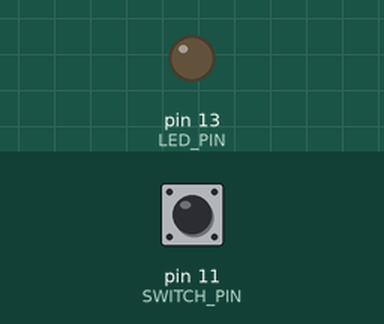
Recording of a program running on a simulated Raspberry Pi (header pin numbers). Shown: output pins drawn as LEDs (lit = HIGH). The test bench sets the inputs (shaded band); at power-on: pin 11 (SWITCH_PIN) HIGH.

Above: at 1.2 s.
1.3 s: pin 11 (SWITCH_PIN) pulled LOW for 0.15 s
At 2.6 s:
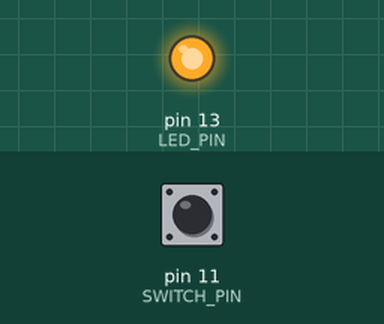
2.9 s: pin 11 (SWITCH_PIN) pulled LOW for 1 s
At 5.1 s:
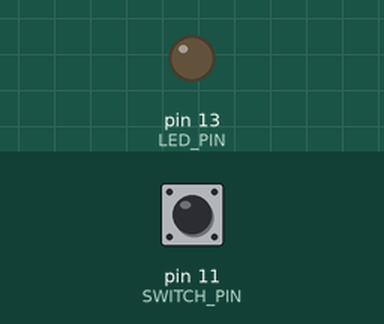
5.4 s: pin 11 (SWITCH_PIN) pulled LOW for 3.2 s
At 8.9 s:
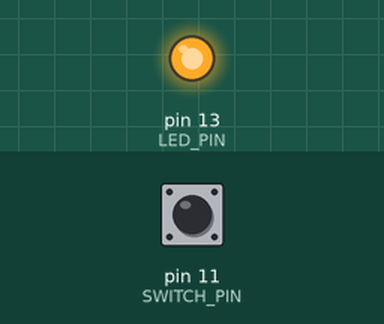
Timing chart, 0 to 10.4 s (numbered marks = the images above; inputs shaded):
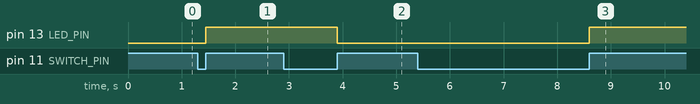

Measured:
- after the input at 1.3 s, pin 13 (LED_PIN): LOW → HIGH after 0.15 s
- after the input at 2.9 s, pin 13 (LED_PIN): HIGH → LOW after 1.0 s
- after the input at 5.4 s, pin 13 (LED_PIN): LOW → HIGH after 3.2 s

The program:

switch_debounce2.py
```python
#!/usr/bin/env python

import time
import RPi.GPIO as GPIO

LED_PIN = 13
SWITCH_PIN = 11
BOUNCETIME = 200

GPIO.setmode(GPIO.BOARD)
status = GPIO.LOW
GPIO.setup(LED_PIN, GPIO.OUT, initial=status)
GPIO.setup(SWITCH_PIN, GPIO.IN)

def switchCallback(channel):
	global status
	if status == GPIO.LOW:
		status = GPIO.HIGH
	else:
		status = GPIO.LOW
	GPIO.output(LED_PIN, status)

GPIO.add_event_detect(SWITCH_PIN, GPIO.RISING, callback=switchCallback, bouncetime=BOUNCETIME)

while True:
	time.sleep(1)

GPIO.cleanup()
```
